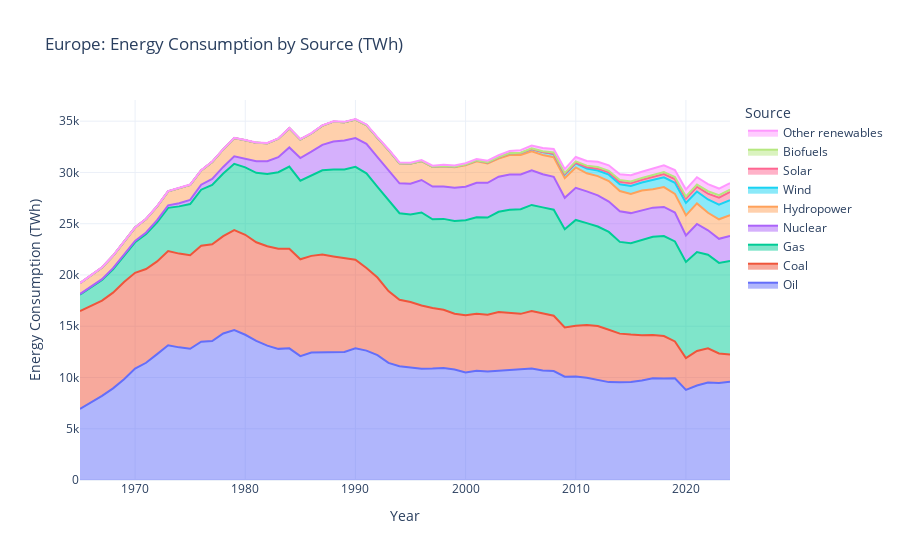

The code cell stored with this chart in its notebook:
### Markdown cell above
The chart displays Europe’s primary energy consumption by source, measured using the substitution method. The dataset comes from Our World in Data (“Energy consumption by source, Europe”) and is based on the Energy Institute’s Statistical Review of World Energy (2025). Data was unavailable for Andorra, Liechtenstein, Monaco, San Marino, and Vatican City.

Below is a summary of the dataset’s key columns:
* **Entity**: the name of the country.
* **Code**: country code.
* **Year**: observation year.
* **Other renewables (including geothermal and biomass) - TWh**: energy consumption from geothermal, biomass, waste, wave, and tidal source in Terawatt-hours.
* **Biofuels consumption - TWh**: Biofuel consumption in Terawatt-hours.
* **Solar consumption - TWh**: Solar consumption in Terawatt-hours.
* **Wind consumption - TWh**: Wind consumption in Terawatt-hours.
* **Hydro consumption - TWh**: Hydro consumption in Terawatt-hours.
* **Nuclear consumption - TWh**: Nuclear consumption in Terawatt-hours.
* **Gas consumption - TWh**: Gas consumption in Terawatt-hours.
* **Coal consumption - TWh**: Coal consumption in Terawatt-hours
* **Oil consumption - TWh**: Oil consumption in Terawatt-hours.

### Code cell
energy_cols = [
    "Other renewables (including geothermal and biomass) - TWh",
    "Biofuels consumption - TWh",
    "Solar consumption - TWh",
    "Wind consumption - TWh",
    "Hydro consumption - TWh",
    "Nuclear consumption - TWh",
    "Gas consumption - TWh",
    "Coal consumption - TWh",
    "Oil consumption - TWh"
]
share_energy[energy_cols] = share_energy[energy_cols].apply(pd.to_numeric, errors='coerce')

df_yearly = share_energy.groupby("Year")[energy_cols].sum().reset_index()

df_yearly['Total_energy'] = df_yearly[energy_cols].sum(axis=1)

df_melted = df_yearly.melt(
    id_vars=['Year', 'Total_energy'],
    value_vars=energy_cols,
    var_name='Source',
    value_name='Energy_TWh'
)

source_name_map = {
    "Other renewables (including geothermal and biomass) - TWh": "Other renewables",
    "Biofuels consumption - TWh": "Biofuels",
    "Solar consumption - TWh": "Solar",
    "Wind consumption - TWh": "Wind",
    "Hydro consumption - TWh": "Hydropower",
    "Nuclear consumption - TWh": "Nuclear",
    "Gas consumption - TWh": "Gas",
    "Coal consumption - TWh": "Coal",
    "Oil consumption - TWh": "Oil"
}
df_melted['Source'] = df_melted['Source'].replace(source_name_map)

hover_text_dict = {}
for _, row in df_yearly.iterrows():
    hover_text = f"<b>Year: {int(row['Year'])}</b><br>"
    for col in energy_cols:
        display_name = source_name_map[col]
        hover_text += f"{display_name}: {row[col]:,.2f} TWh<br>"
    hover_text += f"<b>Total: {row['Total_energy']:,.2f} TWh</b>"
    hover_text_dict[row['Year']] = hover_text

df_melted['hover_text'] = df_melted['Year'].map(hover_text_dict)

fig = px.area(
    df_melted,
    x='Year',
    y='Energy_TWh',
    color='Source',
    category_orders={'Source': list(source_name_map.values())[::-1]},
    hover_data={'Energy_TWh': False, 'Total_energy': False},
    title='Europe: Energy Consumption by Source (TWh)'
)

fig.update_traces(
    text=df_melted['hover_text'],
    hovertemplate="%{text}<extra></extra>"
)

fig.update_layout(
    yaxis_title='Energy Consumption (TWh)',
    xaxis_title='Year',
    template='plotly_white',
    legend_traceorder="normal",
    legend=dict(traceorder='reversed')
)

fig.show()
